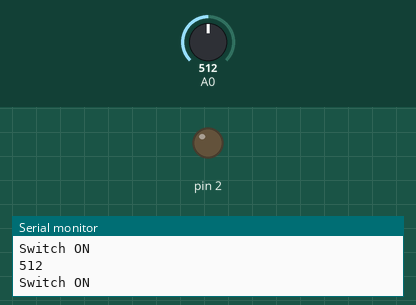
Recording of a sketch running on a simulated Arduino Uno, built with avr-gcc and run on an emulated ATmega328P. Parts: output pins drawn as LEDs (lit = HIGH), the last lines printed to the serial monitor. The inputs (shaded band) are chosen by the test bench; at power-on: A0 = 512.

Above: at 6.3 s.
6.4 s: A0 set to 111
17.5 s: A0 set to 90
At 18.3 s:
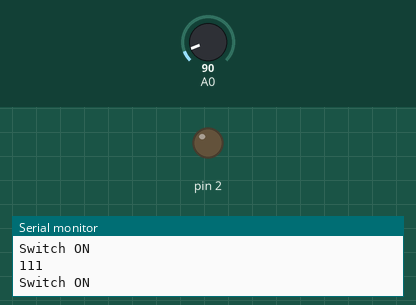
23.7 s: A0 set to 1023
At 24.21 s:
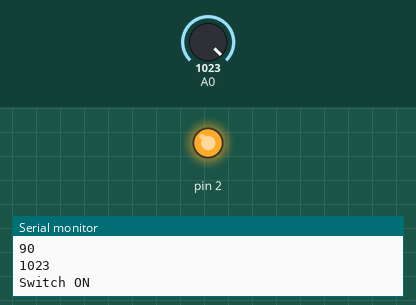
31.3 s: A0 set to 0
At 32.4 s:
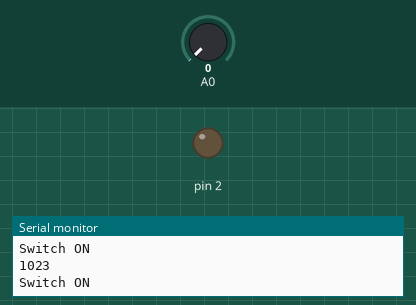
Timing chart, 0 to 34.3 s (numbered marks = the images above; inputs shaded):
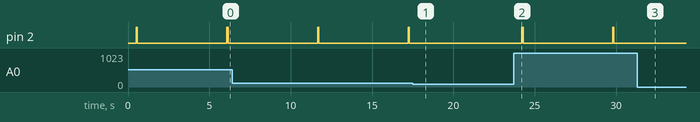

Measured:
- after the input at 17.5 s, pin 2: stays LOW (without the input it goes to HIGH after 5.3 s)
- after the input at 23.7 s, pin 2: alternates HIGH for 0.08 s and LOW for 5.5 s, starting after 0.51 s
- after the input at 31.3 s, pin 2: stays LOW (without the input it goes to HIGH after 4.1 s)
- by itself, pin 2: alternates HIGH for 0.08 s and LOW for 5.5 s

The sketch:

Oil_Pumper_Using_IR.ino
```cpp
void setup()
{ Serial.begin(9600);
  pinMode(A0,INPUT);
  pinMode(2,OUTPUT);
}

void loop()
{
  digitalWrite(2,LOW);
  int press=analogRead(A0);
  Serial.println(press);

  if(press > 100)
  {
    delay(500);
    digitalWrite(2,HIGH);
    Serial.println("Switch ON");
    delay(75);
    digitalWrite(2,LOW);
    delay(5000);


  }
}
```
